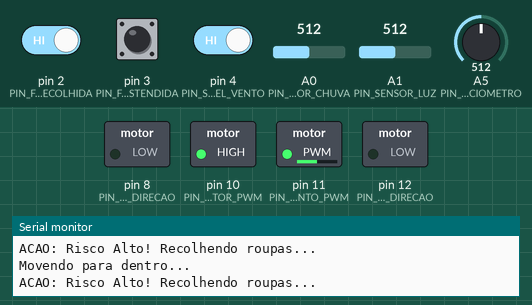
This sketch was run on a simulated Arduino Uno, built with avr-gcc and run on an emulated ATmega328P. Parts: switched loads named in the sketch (green lamp = pin HIGH), the last lines printed to the serial monitor. Dashed ring = blinking. The inputs (shaded band) are chosen by the test bench; at power-on: pin 2 (PIN_FIM_DE_CURSO_RECOLHIDA) HIGH, A5 (PIN_POTENCIOMETRO) = 512, A0 (PIN_SENSOR_CHUVA) = 512, pin 3 (PIN_FIM_DE_CURSO_ESTENDIDA) HIGH, pin 4 (PIN_SENSOR_VEL_VENTO) HIGH, A1 (PIN_SENSOR_LUZ) = 512.

Above: at 1.2 s.
1.3 s: pin 2 (PIN_FIM_DE_CURSO_RECOLHIDA) driven LOW
At 1.6 s:
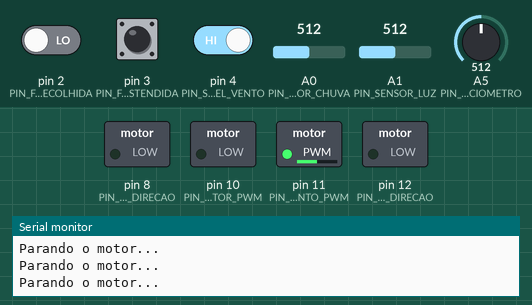
2.8 s: A5 (PIN_POTENCIOMETRO) set to 716
At 3.2 s:
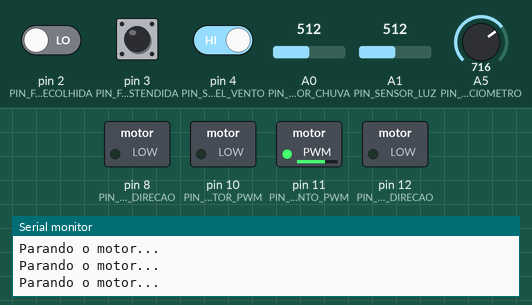
4.3 s: A5 (PIN_POTENCIOMETRO) set to 900
At 5.5 s:
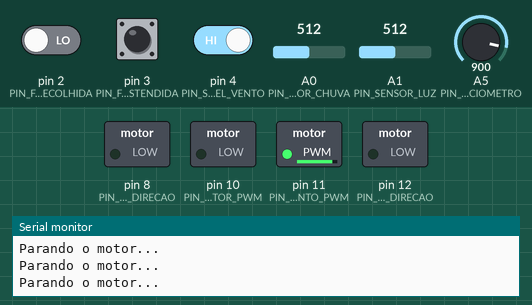
5.8 s: A5 (PIN_POTENCIOMETRO) set to 122
At 6.7 s:
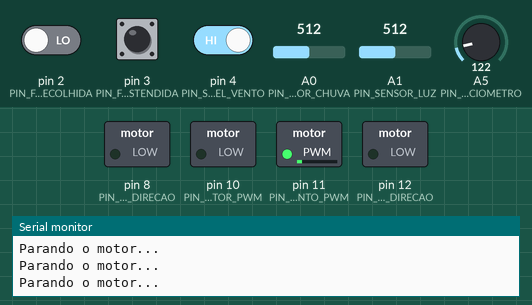
7.3 s: A0 (PIN_SENSOR_CHUVA) set to 882
10.3 s: A0 (PIN_SENSOR_CHUVA) set to 911
At 11.1 s:
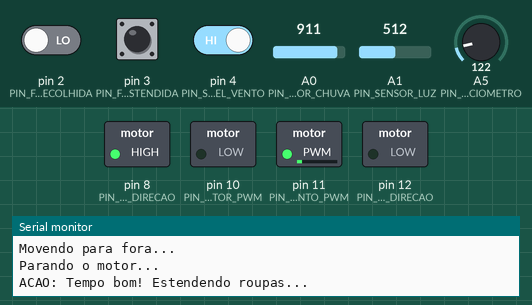
Timing chart, 0 to 12.8 s (numbered marks = the images above; inputs shaded):
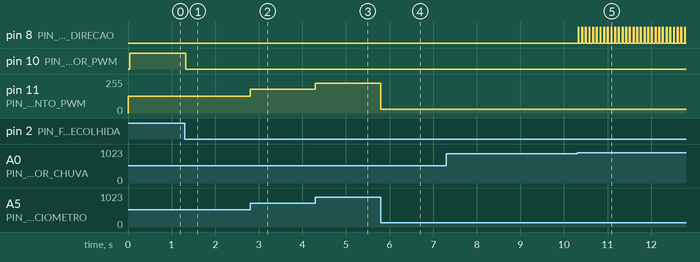

Measured:
- the behaviour switches between 899 and 900 on A0 (PIN_SENSOR_CHUVA) (found by bisection; images 4 and 5)
- after the input at 1.3 s, pin 10 (PIN_MOTOR_PWM): HIGH → LOW at once
- after the input at 2.8 s, pin 11 (PIN_MOTOR_VENTO_PWM): 127/255 → 178/255 at once
- after the input at 4.3 s, pin 11 (PIN_MOTOR_VENTO_PWM): 178/255 → 224/255 at once
- after the input at 5.8 s, pin 11 (PIN_MOTOR_VENTO_PWM): 224/255 → 30/255 at once
- after the input at 10.3 s, pin 8 (PIN_MOTOR_DIRECAO): alternates HIGH for 0.02 s and LOW for 0.06 s, starting at once

The sketch:

varal.ino
```cpp
#define PIN_SENSOR_CHUVA               A0
#define PIN_SENSOR_LUZ                 A1
#define PIN_SENSOR_VEL_VENTO           4
#define PIN_FIM_DE_CURSO_RECOLHIDA     2
#define PIN_FIM_DE_CURSO_ESTENDIDA     3
#define PIN_MOTOR_PWM                  10
#define PIN_MOTOR_DIRECAO              8
#define PIN_MOTOR_VENTO_PWM            11
#define PIN_MOTOR_VENTO_DIRECAO        12
#define PIN_POTENCIOMETRO              A5

// --- DEFINE: PARÂMETROS ---
#define VELOCIDADE_MOTOR               255
#define LIMITE_SENSOR_CHUVA            900
#define LIMITE_LUZ_DIA                 100
#define PULSOS_VENTO_FORTE             30
#define INTERVALO_VENTO                10000UL
#define INTERVALO_LOOP                 30

// --- VARIÁVEIS GLOBAIS ---
unsigned long tempoUltimaVerificacaoVento = 0;
unsigned long tempoUltimoLoop = 0;

int contagemPulsosVento = 0;
bool estadoAnteriorSensorVento = LOW;
bool estaVentandoForte = false;

bool roupasEstendidas = true;

int pwm_vento = 0;

void setup() {
  pinMode(PIN_SENSOR_CHUVA, INPUT);
  pinMode(PIN_SENSOR_LUZ, INPUT);
  pinMode(PIN_SENSOR_VEL_VENTO, INPUT);
  pinMode(PIN_FIM_DE_CURSO_RECOLHIDA, INPUT);
  pinMode(PIN_FIM_DE_CURSO_ESTENDIDA, INPUT);
  pinMode(PIN_POTENCIOMETRO, INPUT);

  pinMode(PIN_MOTOR_PWM, OUTPUT);
  pinMode(PIN_MOTOR_DIRECAO, OUTPUT);
  pinMode(PIN_MOTOR_VENTO_PWM, OUTPUT);
  pinMode(PIN_MOTOR_VENTO_DIRECAO, OUTPUT);

  pararMotor();
  Serial.begin(9600);
  Serial.println("--- Sistema de Varal Iniciado ---");

}

void loop() {
  pwm_vento = analogRead(PIN_POTENCIOMETRO);
  pwm_vento = map(pwm_vento,0, 1023, 0, 255);

  digitalWrite(PIN_MOTOR_VENTO_DIRECAO, LOW);
  analogWrite(PIN_MOTOR_VENTO_PWM, pwm_vento);

  atualizarLeituraVento();
//
//  Serial.print("Esta ventando; ");
//  Serial.println(estaVentandoForte);

  if (millis() - tempoUltimoLoop >= INTERVALO_LOOP) {
    tempoUltimoLoop = millis();

    int riscoChuva = calcularRiscoChuva();
    processarDecisaoMovimento(riscoChuva);
  }
}

void processarDecisaoMovimento(int risco) {
  // Cenário 1: Risco ALTO (Recolher)
  if (risco >= 80) {
    if (roupasEstendidas) {
      Serial.println("ACAO: Risco Alto! Recolhendo roupas...");
      moverParaDentro();
    }
  }
  // Cenário 2: Risco BAIXO (Estender)
  else if (risco <= 40) {
    if (!roupasEstendidas) {
      Serial.println("ACAO: Tempo bom! Estendendo roupas...");
      moverParaFora();
    }
  }
  // Cenário 3: Risco MÉDIO (Manter como está)
  else {
    Serial.println("STATUS: Risco Médio. Aguardando...");
//    pararMotor();
  }

  if(detectouFimDeCursoEstendida() || detectouFimDeCursoRecolhida()) {
      if(detectouFimDeCursoRecolhida()){
        pararMotor();
        roupasEstendidas = false;
      } else {
        pararMotor();
        roupasEstendidas = true;
      }
    }
}

void moverParaFora() {
  if (detectouFimDeCursoEstendida()) {
    pararMotor();
    roupasEstendidas = true;
    Serial.println("STATUS: Roupas totalmente estendidas.");
  } else {
    Serial.println("Movendo para fora...");
    digitalWrite(PIN_MOTOR_DIRECAO, HIGH);
    analogWrite(PIN_MOTOR_PWM, 0);
  }
}

void moverParaDentro() {
  if (detectouFimDeCursoRecolhida()) {
    pararMotor();
    roupasEstendidas = false;
    Serial.println("STATUS: Roupas recolhidas.");
  } else {
    Serial.println("Movendo para dentro...");
    digitalWrite(PIN_MOTOR_DIRECAO, LOW);
    analogWrite(PIN_MOTOR_PWM, 255);
  }
}

void pararMotor() {
  Serial.println("Parando o motor...");
  digitalWrite(PIN_MOTOR_DIRECAO, LOW);
  analogWrite(PIN_MOTOR_PWM, 0);
}

void atualizarLeituraVento() {
  int estadoAtual = digitalRead(PIN_SENSOR_VEL_VENTO);

  // Detecção de borda (apenas conta quando muda de LOW para HIGH)
  if (estadoAtual == LOW && estadoAnteriorSensorVento == HIGH) {
    contagemPulsosVento++;
  }
  estadoAnteriorSensorVento = estadoAtual;

  // Verifica intervalo de tempo
  if (millis() - tempoUltimaVerificacaoVento >= INTERVALO_VENTO) {
    estaVentandoForte = (contagemPulsosVento > PULSOS_VENTO_FORTE);
    Serial.print("Contagem de pulso: ");
    Serial.println(contagemPulsosVento);
    contagemPulsosVento = 0;
    tempoUltimaVerificacaoVento = millis();
  }
}

int calcularRiscoChuva() {
  int risco = 0;

  if (analogRead(PIN_SENSOR_CHUVA) < LIMITE_SENSOR_CHUVA) {
    risco += 100;
  }

  if (analogRead(PIN_SENSOR_LUZ) <= LIMITE_LUZ_DIA) {
    risco += 70;
  }

  if (estaVentandoForte) {
    risco += 10;
  }

  return risco;
}

bool detectouFimDeCursoRecolhida() {
  return digitalRead(PIN_FIM_DE_CURSO_RECOLHIDA) == LOW;
}

bool detectouFimDeCursoEstendida() {
  return digitalRead(PIN_FIM_DE_CURSO_ESTENDIDA) == LOW;
}
```
